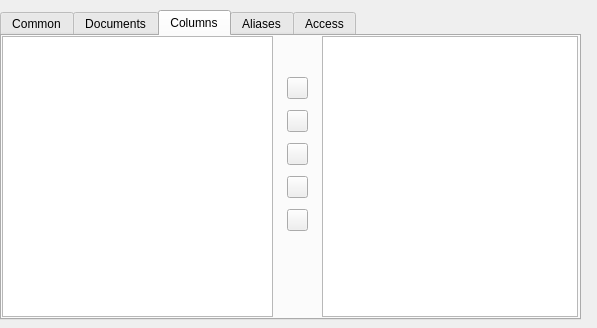
<?xml version="1.0" encoding="UTF-8"?>
<ui version="4.0">
 <class>JournalEdit</class>
 <widget class="QWidget" name="JournalEdit">
  <property name="geometry">
   <rect>
    <x>0</x>
    <y>0</y>
    <width>597</width>
    <height>328</height>
   </rect>
  </property>
  <property name="windowTitle">
   <string>Journal</string>
  </property>
  <widget class="QTabWidget" name="tabWidget18">
   <property name="geometry">
    <rect>
     <x>0</x>
     <y>10</y>
     <width>581</width>
     <height>310</height>
    </rect>
   </property>
   <property name="sizePolicy">
    <sizepolicy hsizetype="Expanding" vsizetype="Expanding">
     <horstretch>0</horstretch>
     <verstretch>0</verstretch>
    </sizepolicy>
   </property>
   <property name="tabPosition">
    <enum>QTabWidget::North</enum>
   </property>
   <property name="currentIndex">
    <number>2</number>
   </property>
   <widget class="QWidget" name="tab">
    <attribute name="title">
     <string>Common</string>
    </attribute>
    <widget class="QLabel" name="textLabel4">
     <property name="geometry">
      <rect>
       <x>10</x>
       <y>100</y>
       <width>76</width>
       <height>17</height>
      </rect>
     </property>
     <property name="text">
      <string>Description:</string>
     </property>
     <property name="wordWrap">
      <bool>false</bool>
     </property>
    </widget>
    <widget class="QTextEdit" name="eDescription">
     <property name="geometry">
      <rect>
       <x>9</x>
       <y>127</y>
       <width>551</width>
       <height>141</height>
      </rect>
     </property>
    </widget>
    <widget class="QLineEdit" name="eName">
     <property name="geometry">
      <rect>
       <x>60</x>
       <y>20</y>
       <width>500</width>
       <height>27</height>
      </rect>
     </property>
    </widget>
    <widget class="QLabel" name="textLabel3">
     <property name="geometry">
      <rect>
       <x>10</x>
       <y>20</y>
       <width>43</width>
       <height>27</height>
      </rect>
     </property>
     <property name="text">
      <string>Name:</string>
     </property>
     <property name="wordWrap">
      <bool>false</bool>
     </property>
    </widget>
    <widget class="QLabel" name="lType">
     <property name="geometry">
      <rect>
       <x>10</x>
       <y>60</y>
       <width>211</width>
       <height>23</height>
      </rect>
     </property>
     <property name="text">
      <string>Type:</string>
     </property>
     <property name="wordWrap">
      <bool>false</bool>
     </property>
    </widget>
    <widget class="QComboBox" name="cbType">
     <property name="geometry">
      <rect>
       <x>340</x>
       <y>50</y>
       <width>221</width>
       <height>23</height>
      </rect>
     </property>
     <item>
      <property name="text">
       <string>Common</string>
      </property>
     </item>
     <item>
      <property name="text">
       <string>Special</string>
      </property>
     </item>
     <item>
      <property name="text">
       <string>Othes</string>
      </property>
     </item>
    </widget>
   </widget>
   <widget class="QWidget" name="TabPage">
    <attribute name="title">
     <string>Documents</string>
    </attribute>
    <layout class="QGridLayout">
     <item row="0" column="0">
      <widget class="QWidget" name="widget" native="true">
       <widget class="QPushButton" name="bAddDoc">
        <property name="geometry">
         <rect>
          <x>270</x>
          <y>40</y>
          <width>26</width>
          <height>25</height>
         </rect>
        </property>
        <property name="sizePolicy">
         <sizepolicy hsizetype="Minimum" vsizetype="Fixed">
          <horstretch>0</horstretch>
          <verstretch>0</verstretch>
         </sizepolicy>
        </property>
        <property name="text">
         <string/>
        </property>
        <property name="icon">
         <iconset resource="../ananasprojectmanager/libananas/designer.qrc">
          <normaloff>:/images/arrow_left.png</normaloff>:/images/arrow_left.png</iconset>
        </property>
       </widget>
       <widget class="QPushButton" name="bRemoveDoc">
        <property name="geometry">
         <rect>
          <x>270</x>
          <y>70</y>
          <width>26</width>
          <height>25</height>
         </rect>
        </property>
        <property name="sizePolicy">
         <sizepolicy hsizetype="Minimum" vsizetype="Fixed">
          <horstretch>0</horstretch>
          <verstretch>0</verstretch>
         </sizepolicy>
        </property>
        <property name="text">
         <string/>
        </property>
        <property name="icon">
         <iconset resource="../ananasprojectmanager/libananas/designer.qrc">
          <normaloff>:/images/editdelete.png</normaloff>:/images/editdelete.png</iconset>
        </property>
       </widget>
       <widget class="QTableWidget" name="journalDocs">
        <property name="geometry">
         <rect>
          <x>0</x>
          <y>0</y>
          <width>261</width>
          <height>261</height>
         </rect>
        </property>
        <property name="columnCount">
         <number>1</number>
        </property>
        <column>
         <property name="text">
          <string>Documents</string>
         </property>
        </column>
       </widget>
       <widget class="QTableWidget" name="allDocs">
        <property name="geometry">
         <rect>
          <x>310</x>
          <y>0</y>
          <width>251</width>
          <height>261</height>
         </rect>
        </property>
        <property name="selectionMode">
         <enum>QAbstractItemView::SingleSelection</enum>
        </property>
        <property name="columnCount">
         <number>1</number>
        </property>
        <column>
         <property name="text">
          <string>Documents</string>
         </property>
        </column>
       </widget>
      </widget>
     </item>
    </layout>
   </widget>
   <widget class="QWidget" name="tab_2">
    <attribute name="title">
     <string>Columns</string>
    </attribute>
    <widget class="QTreeView" name="columnsDoc">
     <property name="geometry">
      <rect>
       <x>0</x>
       <y>0</y>
       <width>271</width>
       <height>281</height>
      </rect>
     </property>
    </widget>
    <widget class="QWidget" name="gridLayoutWidget">
     <property name="geometry">
      <rect>
       <x>280</x>
       <y>30</y>
       <width>31</width>
       <height>181</height>
      </rect>
     </property>
     <layout class="QGridLayout" name="gridLayout">
      <item row="0" column="0">
       <widget class="QPushButton" name="bAddCol">
        <property name="sizePolicy">
         <sizepolicy hsizetype="Minimum" vsizetype="Fixed">
          <horstretch>0</horstretch>
          <verstretch>0</verstretch>
         </sizepolicy>
        </property>
        <property name="text">
         <string/>
        </property>
        <property name="icon">
         <iconset resource="../ananasprojectmanager/libananas/designer.qrc">
          <normaloff>:/images/arrow_left.png</normaloff>:/images/arrow_left.png</iconset>
        </property>
       </widget>
      </item>
      <item row="1" column="0">
       <widget class="QPushButton" name="bRemoveDocCol">
        <property name="sizePolicy">
         <sizepolicy hsizetype="Minimum" vsizetype="Fixed">
          <horstretch>0</horstretch>
          <verstretch>0</verstretch>
         </sizepolicy>
        </property>
        <property name="text">
         <string/>
        </property>
        <property name="icon">
         <iconset resource="../ananasprojectmanager/libananas/designer.qrc">
          <normaloff>:/images/editdelete.png</normaloff>:/images/editdelete.png</iconset>
        </property>
       </widget>
      </item>
      <item row="2" column="0">
       <widget class="QPushButton" name="bMoveUp">
        <property name="sizePolicy">
         <sizepolicy hsizetype="Minimum" vsizetype="Fixed">
          <horstretch>0</horstretch>
          <verstretch>0</verstretch>
         </sizepolicy>
        </property>
        <property name="text">
         <string/>
        </property>
        <property name="icon">
         <iconset resource="../ananasprojectmanager/libananas/designer.qrc">
          <normaloff>:/images/arrow_up.png</normaloff>:/images/arrow_up.png</iconset>
        </property>
       </widget>
      </item>
      <item row="3" column="0">
       <widget class="QPushButton" name="bMoveDown">
        <property name="sizePolicy">
         <sizepolicy hsizetype="Minimum" vsizetype="Fixed">
          <horstretch>0</horstretch>
          <verstretch>0</verstretch>
         </sizepolicy>
        </property>
        <property name="text">
         <string/>
        </property>
        <property name="icon">
         <iconset resource="../ananasprojectmanager/libananas/designer.qrc">
          <normaloff>:/images/arrow_down.png</normaloff>:/images/arrow_down.png</iconset>
        </property>
       </widget>
      </item>
      <item row="4" column="0">
       <widget class="QPushButton" name="bNewCol">
        <property name="text">
         <string/>
        </property>
        <property name="icon">
         <iconset resource="../ananasprojectmanager/libananas/designer.qrc">
          <normaloff>:/add.png</normaloff>:/add.png</iconset>
        </property>
       </widget>
      </item>
     </layout>
    </widget>
    <widget class="QTreeView" name="treeDocs">
     <property name="geometry">
      <rect>
       <x>320</x>
       <y>0</y>
       <width>256</width>
       <height>281</height>
      </rect>
     </property>
    </widget>
   </widget>
   <widget class="QWidget" name="tab">
    <attribute name="title">
     <string>Aliases</string>
    </attribute>
    <layout class="QGridLayout">
     <item row="0" column="0">
      <widget class="QTableWidget" name="tAliases">
       <column>
        <property name="text">
         <string>Lang</string>
        </property>
       </column>
       <column>
        <property name="text">
         <string>Name</string>
        </property>
       </column>
      </widget>
     </item>
    </layout>
   </widget>
   <widget class="QWidget" name="TabPage">
    <attribute name="title">
     <string>Access</string>
    </attribute>
    <layout class="QGridLayout">
     <item row="0" column="0">
      <widget class="QTableWidget" name="tRoles">
       <column>
        <property name="text">
         <string>Read</string>
        </property>
       </column>
       <column>
        <property name="text">
         <string>Write</string>
        </property>
       </column>
      </widget>
     </item>
    </layout>
   </widget>
  </widget>
  <action name="Action">
   <property name="iconText">
    <string>Action</string>
   </property>
   <property name="name" stdset="0">
    <cstring>Action</cstring>
   </property>
  </action>
  <action name="Action_2">
   <property name="iconText">
    <string>Action_2</string>
   </property>
   <property name="name" stdset="0">
    <cstring>Action_2</cstring>
   </property>
  </action>
 </widget>
 <layoutdefault spacing="5" margin="5"/>
 <pixmapfunction>qPixmapFromMimeSource</pixmapfunction>
 <resources>
  <include location="../ananasprojectmanager/libananas/designer.qrc"/>
 </resources>
 <connections/>
</ui>
